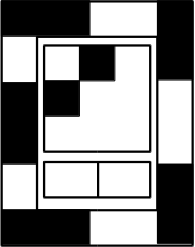
#> input picture data/tests/tag.png, 195 x 247 px, found by its file name
$ python mon_Test.py   (older library calls are emulated)
#> lines starting #> are read from the running program, lines starting #| are printed output that depends on the picture; after the words box and inside, x2 and y2 are one past the last pixel; in counts of white or black regions, pixels touching at a corner belong together
# -*- coding: utf-8 -*-
"""
Created on Thu Feb  4 20:52:11 2016

@author: daphne
"""
import cv2
import numpy as np
from matplotlib import pyplot as plt

SEUIL = 150

img0 = cv2.imread('tag.png',0)
#> img0 is the input picture: shape (247, 195); min 0, max 255, mean 141.3

blur = cv2.GaussianBlur(img0,(5,5),0)
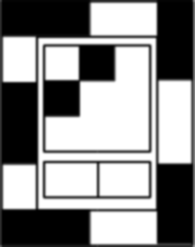
#> blur: shape (247, 195); min 0, max 255, mean 140.7
ret4,img = cv2.threshold(img0,SEUIL,255,cv2.THRESH_BINARY+cv2.THRESH_OTSU)
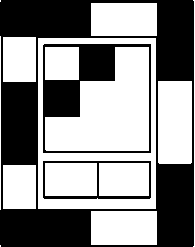
#> img: shape (247, 195); 55.2% white; 3 black regions, box (x1, y1, x2, y2) and area: (0, 0, 194, 247) 17381, (43, 44, 151, 153) 3474, (43, 161, 151, 199) 735
#> ret4 = 127


laplacian = cv2.Laplacian(img,cv2.CV_64F)
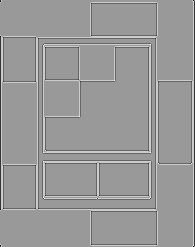
#> laplacian: shape (247, 195) float64; min -765, max 510, mean -2.3; drawn with min black and max white
sobelx = cv2.Sobel(img,cv2.CV_64F,1,0,ksize=5)
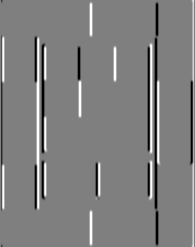
#> sobelx: shape (247, 195) float64; min -12240, max 12240, mean 18; drawn with min black and max white
sobely = cv2.Sobel(img,cv2.CV_64F,0,1,ksize=5)
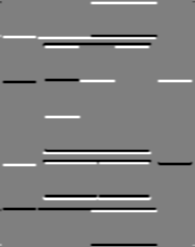
#> sobely: shape (247, 195) float64; min -12240, max 12240, mean 5.6; drawn with min black and max white

plt.subplot(2,2,1),plt.imshow(img,cmap = 'gray')
plt.title('Original'), plt.xticks([]), plt.yticks([])
plt.subplot(2,2,2),plt.imshow(laplacian,cmap = 'gray')
plt.title('Laplacian'), plt.xticks([]), plt.yticks([])
plt.subplot(2,2,3),plt.imshow(sobelx,cmap = 'gray')
plt.title('Sobel X'), plt.xticks([]), plt.yticks([])
plt.subplot(2,2,4),plt.imshow(sobely,cmap = 'gray')
plt.title('Sobel Y'), plt.xticks([]), plt.yticks([])

plt.show()

edges = cv2.Canny(img0,100,200)
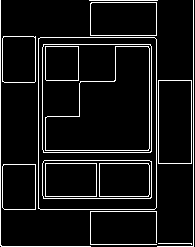
#> edges: shape (247, 195); 8% white in thin lines or dots

plt.subplot(121),plt.imshow(img,cmap = 'gray')
plt.title('Original Image'), plt.xticks([]), plt.yticks([])
plt.subplot(122),plt.imshow(edges,cmap = 'gray')
plt.title('Edge Image'), plt.xticks([]), plt.yticks([])

plt.show()
